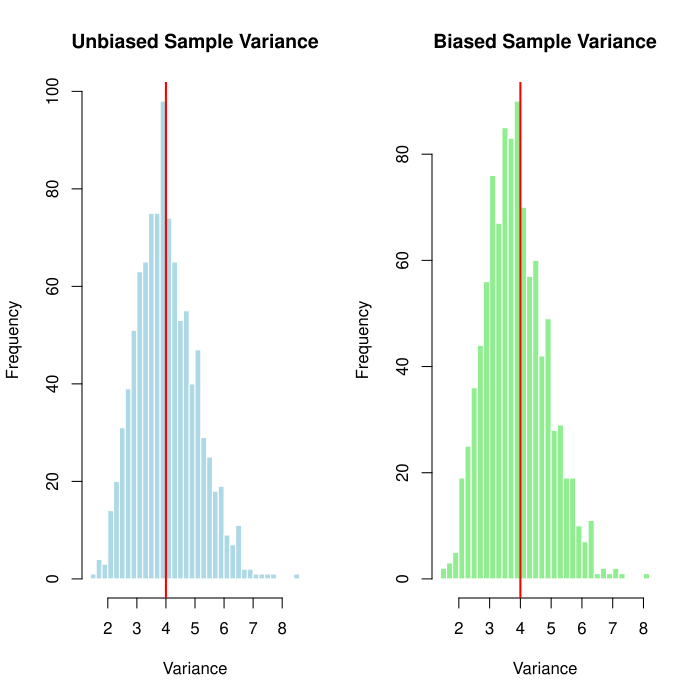

R code for this plot:
# Parameters
mu <- 5
sigma <- 2
n <- 30
N_sim <- 1000

# Initialize vectors
sample_vars <- numeric(N_sim)   # unbiased variances
biased_vars <- numeric(N_sim)   # biased variances

# Simulation for variance estimation
set.seed(123)
for (i in 1:N_sim) {
  data <- rnorm(n, mean = mu, sd = sigma)
  sample_vars[i] <- var(data)  # unbiased variance (denominator n-1)
  biased_vars[i] <- sum((data - mean(data))^2) / n  # biased variance (denominator n)
}

# Graphical Output for variance
par(mfrow = c(1, 2))
# Histogram of unbiased variances
hist(sample_vars, breaks = 30, col = "lightblue",
     main = "Unbiased Sample Variance", xlab = "Variance", border = "white")
abline(v = sigma^2, col = "red", lwd = 2)  # true variance line

# Histogram of biased variances
hist(biased_vars, breaks = 30, col = "lightgreen",
     main = "Biased Sample Variance", xlab = "Variance", border = "white")
abline(v = sigma^2, col = "red", lwd = 2)  # true variance line
